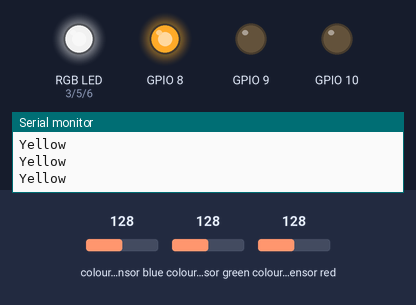
Bench run of a sketch on a simulated ESP32-S3. Shown: an RGB LED mixed from three pins (HIGH = lit), output pins drawn as LEDs (lit = HIGH), the last lines printed to the serial monitor. The inputs (shaded band) are chosen by the test bench; at power-on: colour sensor green 128, colour sensor blue 128, colour sensor red 128.

Above: at 1.2 s.
1.3 s: colour sensor green set to 94
At 2.1 s:
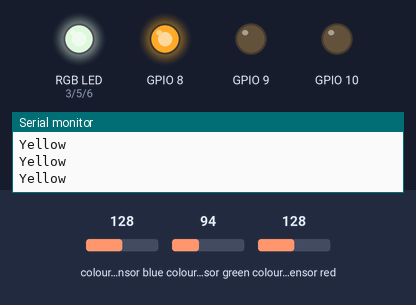
2.8 s: colour sensor green set to 86
At 3.7 s:
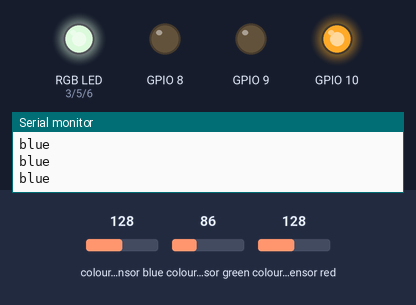
4.3 s: colour sensor blue set to 104
At 4.9 s:
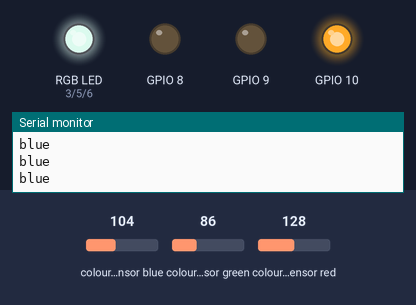
5.8 s: colour sensor blue set to 97
At 6.5 s:
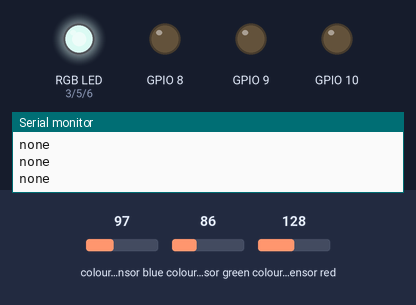
7.3 s: colour sensor red set to 191
At 8.1 s:
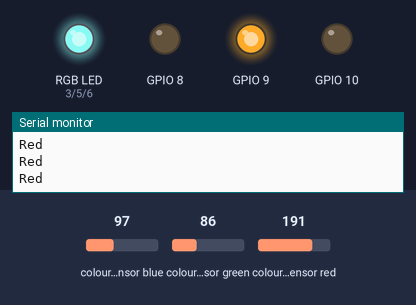
8.8 s: colour sensor red set to 250
At 9.3 s:
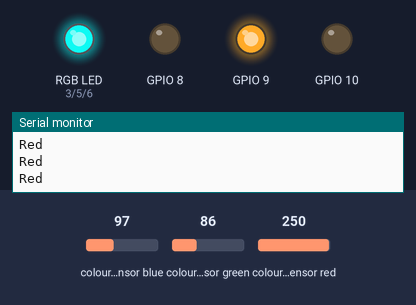
Timing chart, 0 to 11.3 s (numbered marks = the images above; inputs shaded):
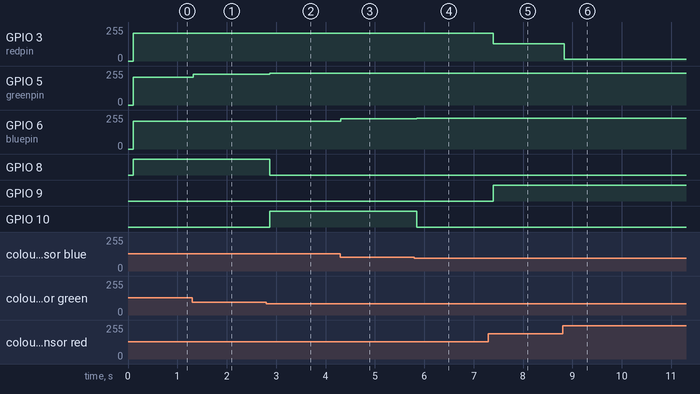

Measured:
- the behaviour switches between 91 and 90 on colour sensor green (found by bisection; images 1 and 2)
- the behaviour switches between 101 and 100 on colour sensor blue (found by bisection; images 3 and 4)
- after the input at 1.3 s, GPIO 5 (greenpin): 208/255 → 232/255 at once
- after the input at 2.8 s, GPIO 5 (greenpin): 232/255 → 237/255 after 0.07 s; GPIO 8: HIGH → LOW after 0.07 s; GPIO 10: LOW → HIGH after 0.07 s
- after the input at 4.3 s, GPIO 6 (bluepin): 208/255 → 226/255 at once
- after the input at 5.8 s, GPIO 6 (bluepin): 226/255 → 231/255 after 0.05 s; GPIO 10: HIGH → LOW after 0.05 s
- after the input at 7.3 s, GPIO 3 (redpin): 208/255 → 130/255 after 0.10 s; GPIO 9: LOW → HIGH after 0.10 s
- after the input at 8.8 s, GPIO 3 (redpin): 130/255 → 12/255 at once

The sketch:

TorqueColorSensor.ino
```cpp
#include <Wire.h>
#include "Adafruit_TCS34725.h"

// Pick analog outputs, for the UNO these three work well
// use ~560  ohm resistor between Red & Blue, ~1K for green (its brighter)
#define redpin 3
#define greenpin 5
#define bluepin 6
// for a common anode LED, connect the common pin to +5V
// for common cathode, connect the common to ground

// set to false if using a common cathode LED
#define commonAnode true

// our RGB -> eye-recognized gamma color
byte gammatable[256];
String color = "";

Adafruit_TCS34725 tcs = Adafruit_TCS34725(TCS34725_INTEGRATIONTIME_50MS, TCS34725_GAIN_4X);

void setup() {
  pinMode(8, OUTPUT);
  pinMode(9, OUTPUT);
  pinMode(10, OUTPUT);
  Serial.begin(9600);
  //Serial.println("Color View Test!");

  if (tcs.begin()) {
    //Serial.println("Found sensor");
  } else {
    Serial.println("No TCS34725 found ... check your connections");
    while (1); // halt!
  }

  // use these three pins to drive an LED
#if defined(ARDUINO_ARCH_ESP32)
  ledcAttachPin(redpin, 1);
  ledcSetup(1, 12000, 8);
  ledcAttachPin(greenpin, 2);
  ledcSetup(2, 12000, 8);
  ledcAttachPin(bluepin, 3);
  ledcSetup(3, 12000, 8);
#else
  pinMode(redpin, OUTPUT);
  pinMode(greenpin, OUTPUT);
  pinMode(bluepin, OUTPUT);
#endif

  // thanks PhilB for this gamma table!
  // it helps convert RGB colors to what humans see
  for (int i=0; i<256; i++) {
    float x = i;
    x /= 255;
    x = pow(x, 2.5);
    x *= 255;

    if (commonAnode) {
      gammatable[i] = 255 - x;
    } else {
      gammatable[i] = x;
    }
    //Serial.println(gammatable[i]);
  }
}

void loop() {
  float red, green, blue;

  tcs.setInterrupt(false);  // turn on LED

  delay(60);  // takes 50ms to read

  tcs.getRGB(&red, &green, &blue);

  if(red> 90 && green >90){
    color = "Yellow";
    digitalWrite(8,HIGH);
    digitalWrite(9,LOW);
    digitalWrite(10,LOW);
  }
  else if (red > 150){
    color = "Red";
    digitalWrite(8,LOW);
    digitalWrite(9,HIGH);
    digitalWrite(10,LOW);
  }
  else if (green > 100){
    color = "green";
    digitalWrite(8,HIGH);
    digitalWrite(9,HIGH);
    digitalWrite(10,LOW);
  }
  else if (blue > 100){
    color = "blue";
    digitalWrite(8,LOW);
    digitalWrite(9,LOW);
    digitalWrite(10,HIGH);
  }
  else{
    color = "none";
    digitalWrite(8,LOW);
    digitalWrite(9,LOW);
    digitalWrite(10,LOW);
  }

  tcs.setInterrupt(true);  // turn off LED
Serial.print(color);
//  Serial.print("R:\t"); Serial.print(int(red));
//  Serial.print("\tG:\t"); Serial.print(int(green));
//  Serial.print("\tB:\t"); Serial.print(int(blue));


  Serial.print("\n");


#if defined(ARDUINO_ARCH_ESP32)
  ledcWrite(1, gammatable[(int)red]);
  ledcWrite(2, gammatable[(int)green]);
  ledcWrite(3, gammatable[(int)blue]);
#else
  analogWrite(redpin, gammatable[(int)red]);
  analogWrite(greenpin, gammatable[(int)green]);
  analogWrite(bluepin, gammatable[(int)blue]);
#endif
}
```
